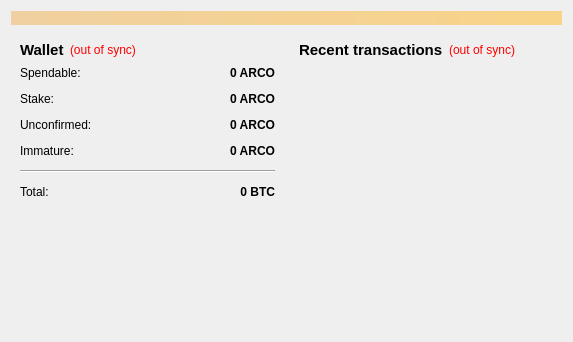
<?xml version="1.0" encoding="UTF-8"?>
<ui version="4.0">
 <class>OverviewPage</class>
 <widget class="QWidget" name="OverviewPage">
  <property name="geometry">
   <rect>
    <x>0</x>
    <y>0</y>
    <width>573</width>
    <height>342</height>
   </rect>
  </property>
  <property name="windowTitle">
   <string>Form</string>
  </property>
  <layout class="QVBoxLayout" name="topLayout">
   <item>
    <widget class="QLabel" name="labelAlerts">
     <property name="visible">
      <bool>false</bool>
     </property>
     <property name="styleSheet">
      <string notr="true">background-color: qlineargradient(x1: 0, y1: 0, x2: 1, y2: 0, stop:0 #F0D0A0, stop:1 #F8D488);  color:#000000
</string>
     </property>
     <property name="wordWrap">
      <bool>true</bool>
     </property>
     <property name="margin">
      <number>3</number>
     </property>
    </widget>
   </item>
   <item>
    <layout class="QHBoxLayout" name="horizontalLayout" stretch="1,1">
     <item>
      <layout class="QVBoxLayout" name="verticalLayout_2">
       <item>
        <widget class="QWidget" name="widget" native="true">
         <layout class="QVBoxLayout" name="verticalLayout_4">
          <item>
           <layout class="QHBoxLayout" name="horizontalLayout_4">
            <item>
             <widget class="QLabel" name="label_5">
              <property name="font">
               <font>
                <pointsize>11</pointsize>
                <weight>75</weight>
                <bold>true</bold>
               </font>
              </property>
              <property name="text">
               <string>Wallet</string>
              </property>
             </widget>
            </item>
            <item>
             <widget class="QLabel" name="labelWalletStatus">
              <property name="toolTip">
               <string>The displayed information may be out of date. Your wallet automatically synchronizes with the AquariusCoin network after a connection is established, but this process has not completed yet.</string>
              </property>
              <property name="styleSheet">
               <string notr="true">QLabel { color: red; }</string>
              </property>
              <property name="text">
               <string notr="true">(out of sync)</string>
              </property>
              <property name="alignment">
               <set>Qt::AlignLeading|Qt::AlignLeft|Qt::AlignVCenter</set>
              </property>
             </widget>
            </item>
            <item>
             <spacer name="horizontalSpacer_2">
              <property name="orientation">
               <enum>Qt::Horizontal</enum>
              </property>
              <property name="sizeHint" stdset="0">
               <size>
                <width>40</width>
                <height>20</height>
               </size>
              </property>
             </spacer>
            </item>
           </layout>
          </item>
          <item>
           <layout class="QFormLayout" name="formLayout_2">
            <property name="fieldGrowthPolicy">
             <enum>QFormLayout::AllNonFixedFieldsGrow</enum>
            </property>
            <property name="horizontalSpacing">
             <number>12</number>
            </property>
            <property name="verticalSpacing">
             <number>12</number>
            </property>
            <item row="0" column="0">
             <widget class="QLabel" name="label">
              <property name="text">
               <string>Spendable:</string>
              </property>
             </widget>
            </item>
            <item row="0" column="1">
             <widget class="QLabel" name="labelBalance">
              <property name="font">
               <font>
                <weight>75</weight>
                <bold>true</bold>
               </font>
              </property>
              <property name="cursor">
               <cursorShape>IBeamCursor</cursorShape>
              </property>
              <property name="toolTip">
               <string>Your current spendable balance</string>
              </property>
              <property name="text">
               <string notr="true">0 ARCO</string>
              </property>
              <property name="alignment">
               <set>Qt::AlignRight|Qt::AlignTrailing|Qt::AlignVCenter</set>
              </property>
              <property name="textInteractionFlags">
               <set>Qt::LinksAccessibleByMouse|Qt::TextSelectableByKeyboard|Qt::TextSelectableByMouse</set>
              </property>
             </widget>
            </item>
            <item row="1" column="0">
             <widget class="QLabel" name="label_6">
              <property name="text">
               <string>Stake:</string>
              </property>
             </widget>
            </item>
            <item row="1" column="1">
             <widget class="QLabel" name="labelStake">
              <property name="font">
               <font>
                <weight>75</weight>
                <bold>true</bold>
               </font>
              </property>
              <property name="cursor">
               <cursorShape>IBeamCursor</cursorShape>
              </property>
              <property name="toolTip">
               <string>Total of coins that was staked, and do not yet count toward the current balance</string>
              </property>
              <property name="text">
               <string notr="true">0 ARCO</string>
              </property>
              <property name="alignment">
               <set>Qt::AlignRight|Qt::AlignTrailing|Qt::AlignVCenter</set>
              </property>
              <property name="textInteractionFlags">
               <set>Qt::LinksAccessibleByMouse|Qt::TextSelectableByKeyboard|Qt::TextSelectableByMouse</set>
              </property>
             </widget>
            </item>
            <item row="2" column="0">
             <widget class="QLabel" name="label_3">
              <property name="text">
               <string>Unconfirmed:</string>
              </property>
             </widget>
            </item>
            <item row="2" column="1">
             <widget class="QLabel" name="labelUnconfirmed">
              <property name="font">
               <font>
                <weight>75</weight>
                <bold>true</bold>
               </font>
              </property>
              <property name="cursor">
               <cursorShape>IBeamCursor</cursorShape>
              </property>
              <property name="toolTip">
               <string>Total of transactions that have yet to be confirmed, and do not yet count toward the current balance</string>
              </property>
              <property name="text">
               <string notr="true">0 ARCO</string>
              </property>
              <property name="alignment">
               <set>Qt::AlignRight|Qt::AlignTrailing|Qt::AlignVCenter</set>
              </property>
              <property name="textInteractionFlags">
               <set>Qt::LinksAccessibleByMouse|Qt::TextSelectableByKeyboard|Qt::TextSelectableByMouse</set>
              </property>
             </widget>
            </item>
            <item row="3" column="0">
             <widget class="QLabel" name="labelImmatureText">
              <property name="text">
               <string>Immature:</string>
              </property>
             </widget>
            </item>
            <item row="3" column="1">
             <widget class="QLabel" name="labelImmature">
              <property name="font">
               <font>
                <weight>75</weight>
                <bold>true</bold>
               </font>
              </property>
              <property name="toolTip">
               <string>Mined balance that has not yet matured</string>
              </property>
              <property name="text">
               <string notr="true">0 ARCO</string>
              </property>
              <property name="alignment">
               <set>Qt::AlignRight|Qt::AlignTrailing|Qt::AlignVCenter</set>
              </property>
              <property name="textInteractionFlags">
               <set>Qt::LinksAccessibleByMouse|Qt::TextSelectableByKeyboard|Qt::TextSelectableByMouse</set>
              </property>
             </widget>
            </item>
            <item row="4" column="0" colspan="2">
             <widget class="Line" name="line">
              <property name="orientation">
               <enum>Qt::Horizontal</enum>
              </property>
             </widget>
            </item>
            <item row="5" column="0">
             <widget class="QLabel" name="labelTotalText">
              <property name="text">
               <string>Total:</string>
              </property>
             </widget>
            </item>
            <item row="5" column="1">
             <widget class="QLabel" name="labelTotal">
              <property name="font">
               <font>
                <weight>75</weight>
                <bold>true</bold>
               </font>
              </property>
              <property name="cursor">
               <cursorShape>IBeamCursor</cursorShape>
              </property>
              <property name="toolTip">
               <string>Your current total balance</string>
              </property>
              <property name="text">
               <string notr="true">0 BTC</string>
              </property>
              <property name="alignment">
               <set>Qt::AlignRight|Qt::AlignTrailing|Qt::AlignVCenter</set>
              </property>
              <property name="textInteractionFlags">
               <set>Qt::LinksAccessibleByMouse|Qt::TextSelectableByKeyboard|Qt::TextSelectableByMouse</set>
              </property>
             </widget>
            </item>
           </layout>
          </item>
         </layout>
        </widget>
       </item>
       <item>
        <spacer name="verticalSpacer">
         <property name="orientation">
          <enum>Qt::Vertical</enum>
         </property>
         <property name="sizeHint" stdset="0">
          <size>
           <width>20</width>
           <height>40</height>
          </size>
         </property>
        </spacer>
       </item>
      </layout>
     </item>
     <item>
      <layout class="QVBoxLayout" name="verticalLayout_3">
       <item>
        <widget class="QWidget" name="widget_2" native="true">
         <layout class="QVBoxLayout" name="verticalLayout">
          <item>
           <layout class="QHBoxLayout" name="horizontalLayout_2">
            <item>
             <widget class="QLabel" name="label_4">
              <property name="font">
               <font>
                <pointsize>11</pointsize>
                <weight>75</weight>
                <bold>true</bold>
               </font>
              </property>
              <property name="text">
               <string>&lt;b&gt;Recent transactions&lt;/b&gt;</string>
              </property>
             </widget>
            </item>
            <item>
             <widget class="QLabel" name="labelTransactionsStatus">
              <property name="toolTip">
               <string>The displayed information may be out of date. Your wallet automatically synchronizes with the AquariusCoin network after a connection is established, but this process has not completed yet.</string>
              </property>
              <property name="styleSheet">
               <string notr="true">QLabel { color: red; }</string>
              </property>
              <property name="text">
               <string notr="true">(out of sync)</string>
              </property>
              <property name="alignment">
               <set>Qt::AlignRight|Qt::AlignTrailing|Qt::AlignVCenter</set>
              </property>
             </widget>
            </item>
            <item>
             <spacer name="horizontalSpacer">
              <property name="orientation">
               <enum>Qt::Horizontal</enum>
              </property>
              <property name="sizeHint" stdset="0">
               <size>
                <width>40</width>
                <height>20</height>
               </size>
              </property>
             </spacer>
            </item>
           </layout>
          </item>
          <item>
           <widget class="QListView" name="listTransactions">
            <property name="styleSheet">
             <string notr="true">QListView { background: transparent; }</string>
            </property>
            <property name="frameShape">
             <enum>QFrame::NoFrame</enum>
            </property>
            <property name="verticalScrollBarPolicy">
             <enum>Qt::ScrollBarAlwaysOff</enum>
            </property>
            <property name="horizontalScrollBarPolicy">
             <enum>Qt::ScrollBarAlwaysOff</enum>
            </property>
            <property name="selectionMode">
             <enum>QAbstractItemView::NoSelection</enum>
            </property>
           </widget>
          </item>
         </layout>
        </widget>
       </item>
      </layout>
     </item>
    </layout>
   </item>
  </layout>
 </widget>
 <resources/>
 <connections/>
</ui>
